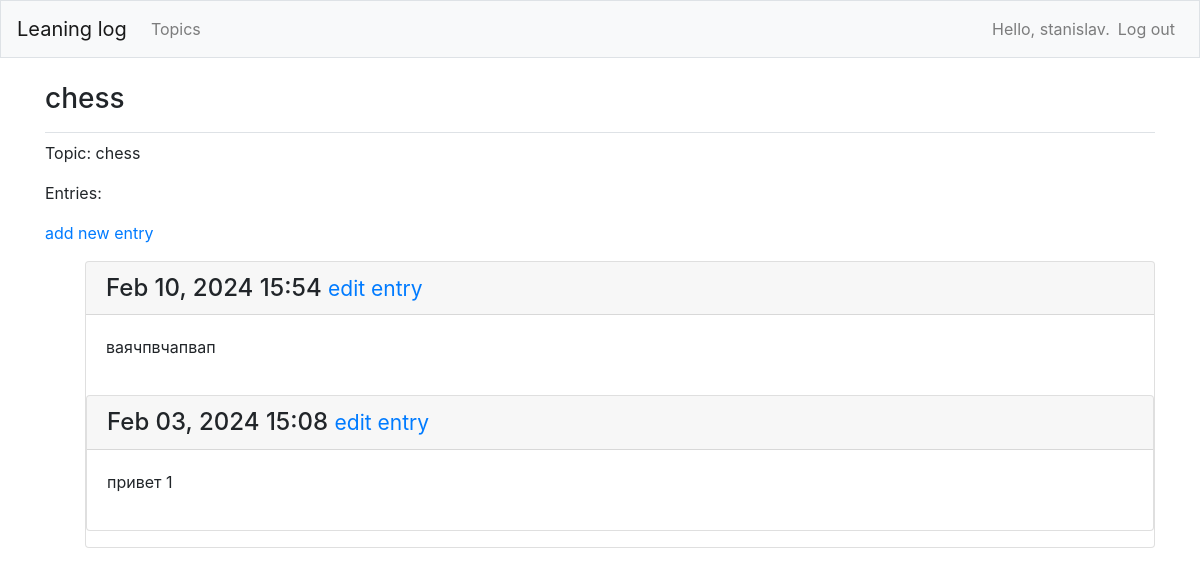
Page /topics/4/ (signed in) on the committed database.
### learning_logs/models.py (models this page shows, shortened)
class Topic(models.Model):
    text = models.CharField(max_length=200)
    date_added = models.DateTimeField(auto_now_add=True)
    owner = models.ForeignKey(User, on_delete=models.CASCADE)
    def __str__(self):
        return self.text

class Entry(models.Model):
    topic = models.ForeignKey(Topic, on_delete=models.CASCADE)
    text = models.TextField()
    date_added = models.DateTimeField(auto_now_add=True)
    class Meta:
        verbose_name_plural = 'entries'

### learning_logs/views.py (the view)
# urls.py: path('topics/<int:topic_id>/', views.topic, name='topic'),
@login_required
def topic(request, topic_id,):
    topic = Topic.objects.get(id=topic_id)
    if topic.owner != request.user:
        raise Http404
    entries = topic.entry_set.order_by('-date_added')
    context = {'topic': topic, 'entries': entries}
    return render(request, 'learning_logs/topic.html', context)

### learning_logs/templates/learning_logs/topic.html
{% extends 'learning_logs/base.html' %}
{% block page_header %}
  <h3> {{topic}} </h3>
{% endblock page_header %}
{%block content%}
  <p>Topic: {{ topic }}</p>
  <p>Entries:</p>
  <p>
    <a href="{% url 'learning_logs:new_entry' topic.id %}"> add new entry</a>
  </p>
  <ul>
  {% for entry in entries %}
    <div class="card mb-3">
      <h4 class="card-header">
        {{entry.date_added|date:"M d, Y H:i"  }}
        <small><a href = "{% url "learning_logs:edit_entry" entry.id %}" >
          edit entry</a></small>
        </h4>
        <div class="card-body">
          {{entry.text|linebreaks}}
        </div>
  {%empty%}
    <li>There are no записей.</li>
  {%endfor%}
  </ul>
{%endblock content%}

### learning_logs/templates/learning_logs/base.html (shortened to what this page needs)
{% load bootstrap4 %}
<!doctype html>
<html lang="en">
  <head>
      {% bootstrap_css %}
  </head>
  <body>
    <nav class="navbar navbar-expand-md navbar-light bg-light mb-4 border">
      <a class="navbar-brand" href="{% url 'learning_logs:index' %}">
        Leaning log</a>
    <div class="collapse navbar-collapse" id="navbarCollapse">
      <ul class="navbar-nav mr-auto">
        <li class="nav-item">
          <a class="nav-link" href="{% url 'learning_logs:topics'%}">
              Topics</a></li>
      </ul>
      <ul class="navbar-nav ml-auto">
        {% if user.is_authenticated %}
          <li class="nav-item">
            <span class="navbar-text">Hello, {{user.username}}.</span>
          </li>
          <li class="nav-item">
            <a class="nav-link" href="{% url "users:logout" %}"> Log out</a>
          </li>
        {% endif %}
      </ul>
    </div>
  </nav>
  <main role="main" class="container">
    <div class="pb-2 mb-2 border-bottom">
      {% block page_header %}{% endblock page_header %}
    </div>
    <div>
      {% block content %}{% endblock content %}
    </div>
  </main>
</body>
</html>

### rows in the picture
Topic: text "chess"
Entry: date_added "Feb 10, 2024 15:54", text "ваячпвчапвап"
Entry: date_added "Feb 03, 2024 15:08", text "привет 1"

### other values in the picture
{{ user.username }} "stanislav"
